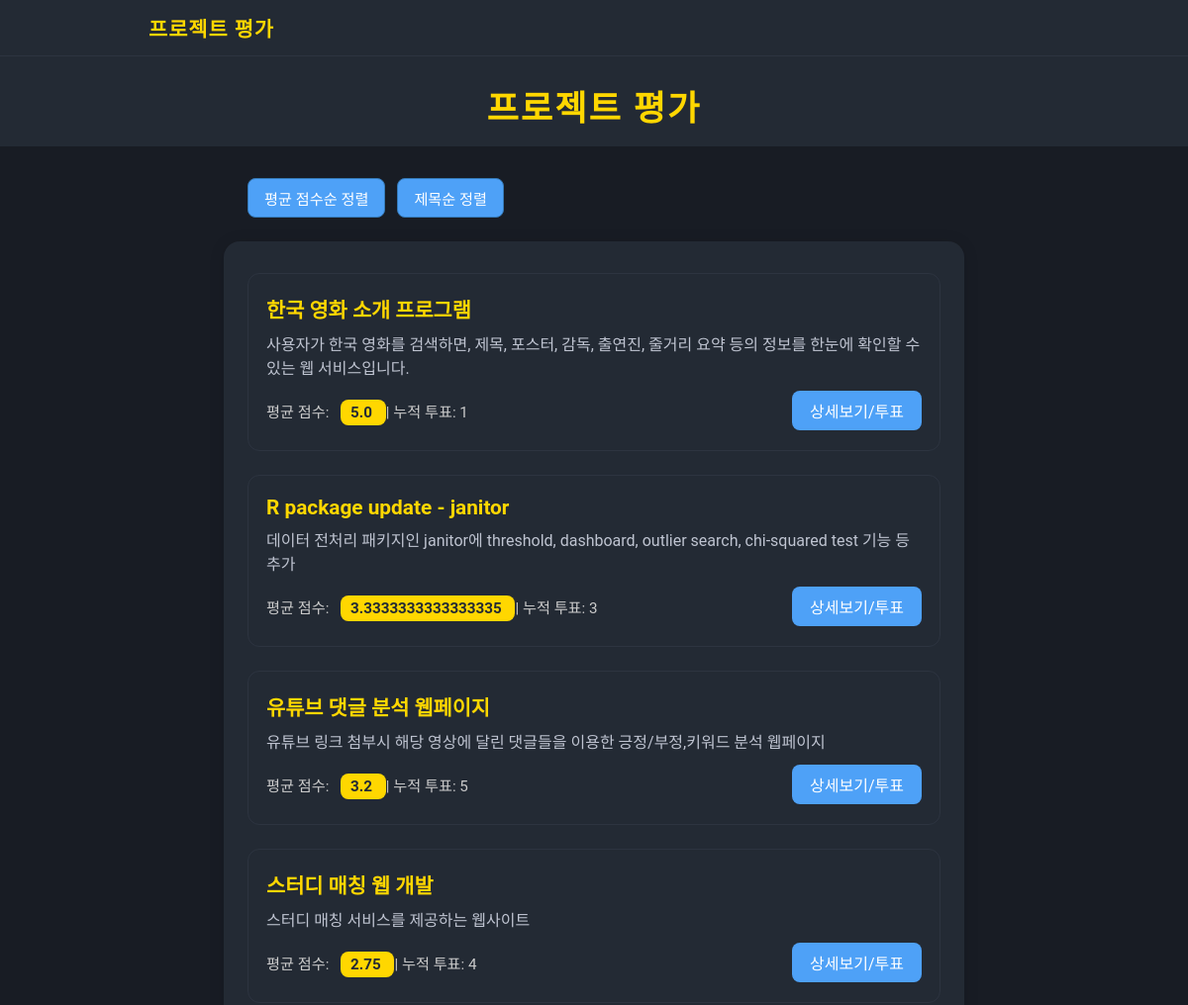
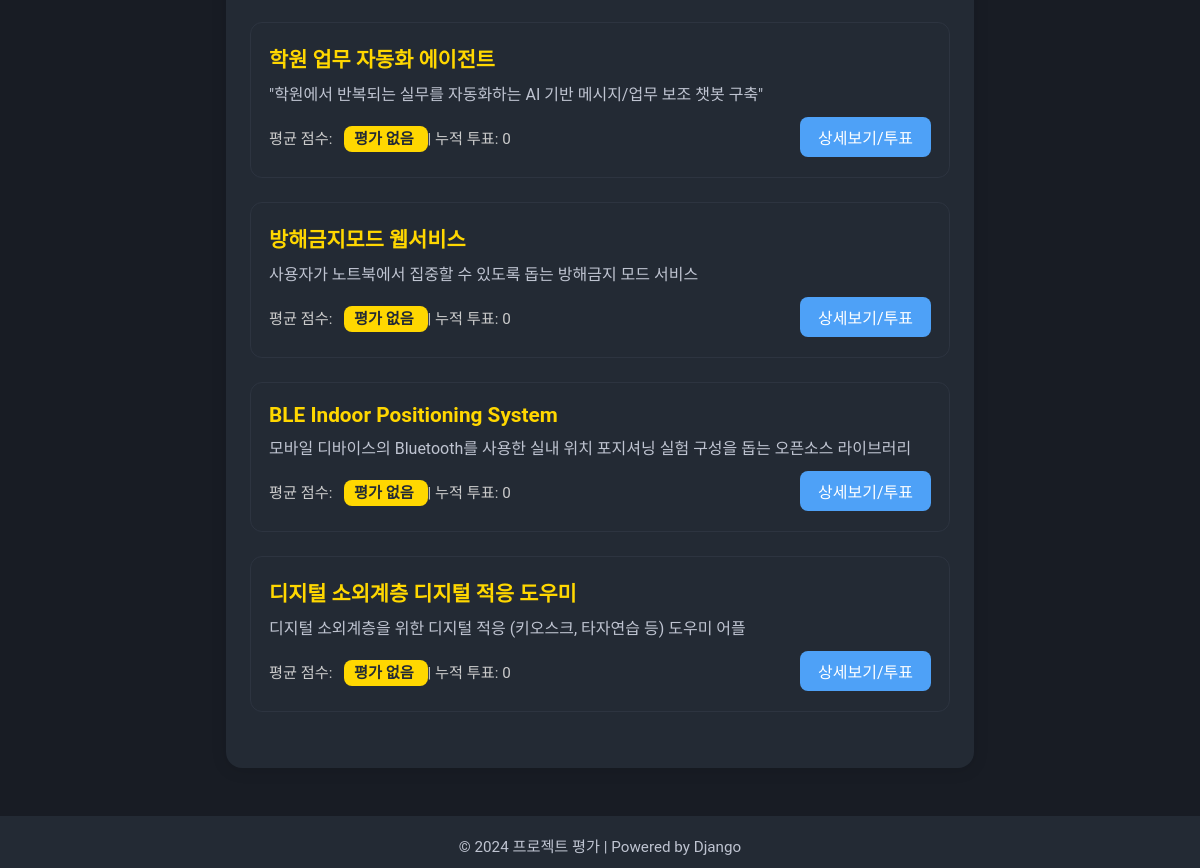
The page / on the database its author committed (2 pictures, top to bottom).
### projects/models.py (models this page shows, shortened)
class Project(models.Model):
    title = models.CharField(max_length=200)
    description = models.TextField()

### projects/views.py (the view)
# urls.py: path('', views.project_list, name='project_list'),
def project_list(request):
    sort = request.GET.get('sort', 'average')  # 기본 정렬: 평균 점수
    projects = Project.objects.annotate(average_score=Avg('vote__score'))
    if sort == 'title':
        projects = projects.order_by('title')
    else:  # 기본 or sort == 'average'
        projects = projects.order_by('-average_score')
    return render(request, 'projects/project_list.html', {
        'projects': projects,
        'sort': sort,
    })

### projects/templates/projects/project_list.html (shortened to what this page needs)
{% extends "base.html" %}
{% block content %}
<div class="header">프로젝트 평가</div>
<div class="sort-buttons">
    <a href="?sort=average" class="sort-toggle-button {% if request.GET.sort == 'average' %}active{% endif %}">
        평균 점수순 정렬
    </a>
    <a href="?sort=title" class="sort-toggle-button {% if request.GET.sort == 'title' %}active{% endif %}">
        제목순 정렬
    </a>
</div>
<div class="container">
    {% for project in projects %}
        <div class="project-card">
            <div class="project-title">{{ project.title }}</div>
            <div class="project-desc">{{ project.description }}</div>
            <div class="project-meta">
                <div class="meta-info">
                    평균 점수:
                    <span class="score-badge">
                        {{ project.average_score|default:"평가 없음" }}
                    </span>
                    | 누적 투표: {{ project.vote_set.count }}
                </div>
                <a href="{% url 'project_detail' project.pk %}" class="vote-btn">상세보기/투표</a>
            </div>
        </div>
    {% empty %}
        <div>등록된 프로젝트가 없습니다.</div>
    {% endfor %}
</div>
{% endblock %}

### projects/templates/base.html (shortened to what this page needs)
{% load static %}
<!DOCTYPE html>
<html lang="ko">
<head>
    <link rel="stylesheet" href="{% static 'css/style.css' %}">
</head>
<body>
    <nav class="navbar">
        <div class="nav-container">
            <a href="{% url 'project_list' %}" class="nav-logo">프로젝트 평가</a>
        </div>
    </nav>
    <main>
        {% block content %}{% endblock %}
    </main>
    <footer class="footer">
        © 2024 프로젝트 평가 | Powered by Django
    </footer>
</body>
</html>

### projects/static/css/style.css (style rules this page uses)
body { background: #181c24; color: #f5f6fa; font-family: 'Pretendard', 'Noto Sans KR', 'Roboto', Arial, sans-serif; margin: 0; padding: 0; }
a { color: #4ea1f7; text-decoration: none; transition: color 0.2s; }
.header { background: #232a34; padding: 24px 0 16px 0; text-align: center; font-size: 2.2rem; font-weight: 700; color: #ffd700; letter-spacing: 2px; margin-bottom: 32px; }
.container { max-width: 700px; margin: 0 auto; background: #232a34; border-radius: 16px; box-shadow: 0 2px 16px rgba(0,0,0,0.12); padding: 32px 24px; }
.project-card { background: #232a34; border: 1px solid #2d3440; border-radius: 12px; margin-bottom: 24px; padding: 20px 18px; transition: box-shadow 0.2s; }
.project-title { font-size: 1.3rem; font-weight: 600; color: #ffd700; margin-bottom: 8px; }
.project-desc { color: #bfc4d1; margin-bottom: 12px; }
.project-meta { display: flex; justify-content: space-between; align-items: center; margin-top: 12px; flex-wrap: wrap; gap: 8px; }
.meta-info { font-size: 0.95rem; color: #ccc; }
.vote-btn { background: #4ea1f7; color: #fff; border: none; border-radius: 8px; padding: 8px 18px; font-size: 1rem; cursor: pointer; transition: background 0.2s; }
.score-badge { background: #ffd700; color: #232a34; border-radius: 8px; padding: 4px 10px; font-weight: 700; margin-left: 8px; }
.navbar { background: #232a34; padding: 0; border-bottom: 1px solid #2d3440; }
.nav-container { max-width: 900px; margin: 0 auto; display: flex; align-items: center; justify-content: space-between; height: 56px; }
.nav-logo { color: #ffd700; font-size: 1.3rem; font-weight: 700; letter-spacing: 1px; }
.footer { background: #232a34; color: #bfc4d1; text-align: center; padding: 18px 0 12px 0; font-size: 0.95rem; margin-top: 48px; }
main { min-height: 70vh; }
.sort-buttons { display: flex; flex-wrap: wrap; gap: 12px; margin: 0 auto 24px; max-width: 700px; justify-content: flex-start; padding: 0 24px; }
.sort-toggle-button { background: #4ea1f7; color: #fff; border: 1px solid #357ab8; border-radius: 8px; padding: 8px 16px; font-size: 0.95rem; font-weight: 500; cursor: pointer; text-decoration: none; transition: background 0.2s; white-space: nowrap; }

### rows shown on the page
Project: title "한국 영화 소개 프로그램", description "사용자가 한국 영화를 검색하면, 제목, 포스터, 감독, 출연진, 줄거리 요약 등의 정보를 한눈에 확인할 수 있는 웹 서비스입니다.", average_score "5.0", vote_set.count "1"
Project: title "R package update - janitor", description "데이터 전처리 패키지인 janitor에 threshold, dashboard, outlier search, chi-squared test 기능 등 추가", average_score "3.3333333333333335", vote_set.count "3"
Project: title "유튜브 댓글 분석 웹페이지", description "유튜브 링크 첨부시 해당 영상에 달린 댓글들을 이용한 긍정/부정,키워드 분석 웹페이지", average_score "3.2", vote_set.count "5"
Project: title "스터디 매칭 웹 개발", description "스터디 매칭 서비스를 제공하는 웹사이트", average_score "2.75", vote_set.count "4"
Project: title "학원 업무 자동화 에이전트", description "\"학원에서 반복되는 실무를 자동화하는 AI 기반 메시지/업무 보조 챗봇 구축\"", average_score "평가 없음", vote_set.count "0"
Project: title "방해금지모드 웹서비스", description "사용자가 노트북에서 집중할 수 있도록 돕는 방해금지 모드 서비스", average_score "평가 없음", vote_set.count "0"
Project: title "BLE Indoor Positioning System", description "모바일 디바이스의 Bluetooth를 사용한 실내 위치 포지셔닝 실험 구성을 돕는 오픈소스 라이브러리", average_score "평가 없음", vote_set.count "0"
Project: title "디지털 소외계층 디지털 적응 도우미", description "디지털 소외계층을 위한 디지털 적응 (키오스크, 타자연습 등) 도우미 어플", average_score "평가 없음", vote_set.count "0"
